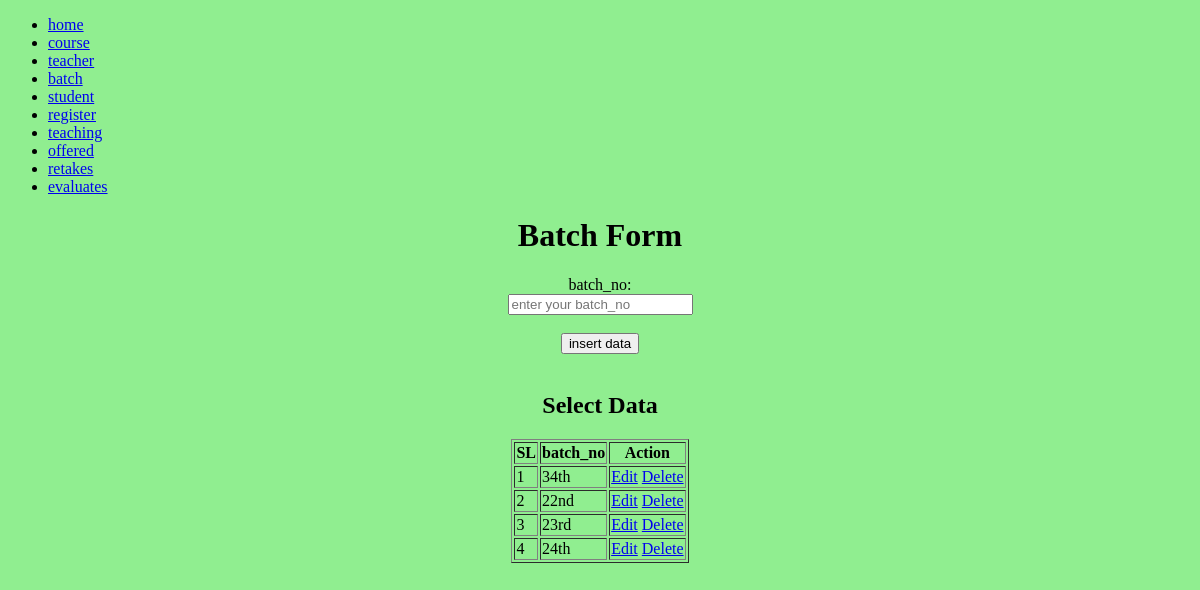
Screenshot of /batch.php with the database file from the repository.
### tables this page shows
CREATE TABLE IF NOT EXISTS `batch` (
  `batch_id` int(110) NOT NULL AUTO_INCREMENT,
  `batch_no` varchar(110) NOT NULL,
  PRIMARY KEY (`batch_id`)
);

### batch.php (the view, shortened to what this page needs)
<!DOCTYPE HTML>
<html>
	<head>
		<link rel="stylesheet" href="style.css">
	</head>
	<body>
			<ul>
	 <li><a href="index.php">home</a></li>
      <li><a href="course.php">course</a></li>
      <li><a href="teacher.php">teacher</a></li>
      <li><a href="batch.php">batch</a></li>
      <li><a href="student.php">student</a></li>
      <li><a href="register.php">register</a></li>
	  <li><a href="teaching.php">teaching</a></li>
	  <li><a href="offered.php">offered</a></li>
	  <li><a href="retakes.php">retakes</a></li>
	  <li><a href="evaluates.php">evaluates</a></li>
			</ul>
<html>
<head>
</head>
<body>
<center>
<h1>Batch Form </h1>
<form action="" style "margin-left:170px;" method="post">
batch_no: </br>
<input type= "text" name="batch_no" placeholder="enter your batch_no"> </br>
<br>
<input type= "submit" value="insert data" name="send"><br>
</form>
<br>
<?php
$conn = mysqli_connect("localhost","root","","razia_sultana");
?>
 <h2>Select Data</h2>
			 <table border="1" text-align="center">
			<tr>
				<th>SL</th>
			 <th>batch_no</th>
				 <th>Action</th>
			</tr>
<?php
$sql = "select * from batch";
$result = mysqli_query($conn,$sql);
$count = 1;
foreach($result as $output){
?>
<tr>
	<td><?php echo $count; ?></td>
   <td><?php echo $output['batch_no']; ?></td>
 <td><a href="batch_edit.php?edit_batch_no=<?php echo $output['batch_id'];?>">Edit</a>
	<a href="delete_batch.php?del_batch_no=<?php echo $output['batch_id'];?>"
	onclick="return confirm('Are you sure you want to delete this item?');">Delete</a> </td>
</tr>
<?php
$count++;
}
?>
</table>
</body>
</html>

### batch.php (style rules this page uses)
body { background-color:lightgreen; }

### rows the page displays
batch: batch_no "34th"
batch: batch_no "22nd"
batch: batch_no "23rd"
batch: batch_no "24th"
